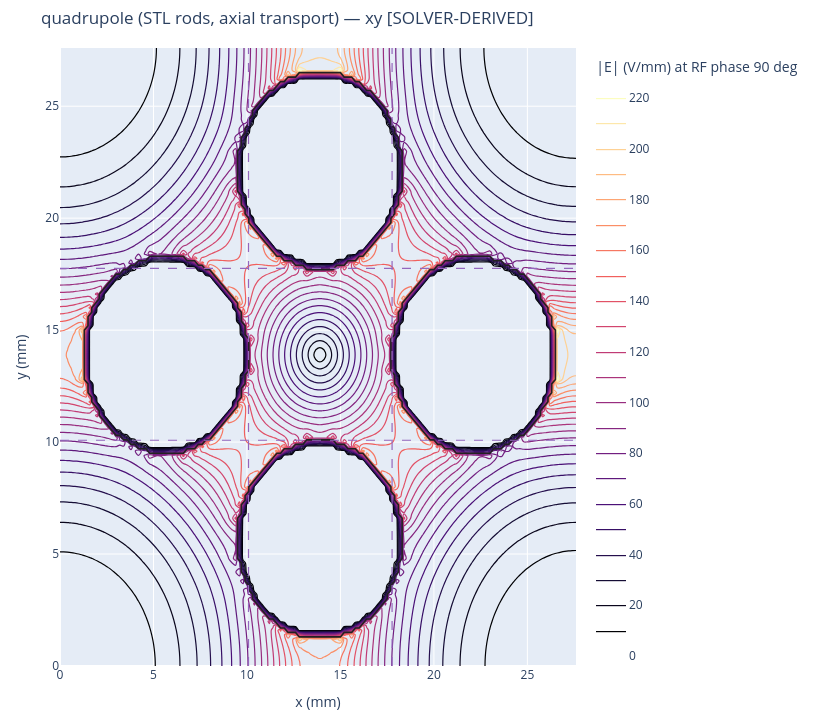

Source (notebook cell):
### Markdown cell above
...and the **field magnitude** at that same instant,
$|\mathbf{E}| = |\nabla\Phi|$. **Why show both:** $\Phi$ is what the
solver computes, but the force on an ion goes as the *gradient*, so
$|\mathbf{E}|$ is what the ion actually feels.

**Note the selector: `E@90`, not `E`.** Plain `"E"` means the magnitude
of the *static* field — and on a pure-RF device every electrode has
`dc = 0`, so that field is identically zero and the panel comes back
blank. That is the code stating the fact: there is no
static field here. The instantaneous field needs its phase named, exactly
as the potential did.

The quadrupole signature to look for: $|\mathbf{E}|$ is **zero on the
axis** and grows **linearly** outward — the restoring push proportional
to displacement, which is what makes the device a lens at all — and it is
fiercest in the rod gaps.

### Code cell
interactive_panel(scene_from_simspec(spec, model, field="E@90"),
                  "xy", colorscale=COLORMAP, figsize=FIGSIZE)

### Figure 1 — Plotly figure (JSON) as saved in the notebook; plotly's stock layout.template omitted (floating-point values rounded to 4 significant figures; data arrays with more than 128 entries replaced by an {"elided": "..."} marker saying what was removed)
{"data": [{"colorbar": {"title": {"text": "|E| (V/mm) at RF phase 90 deg"}}, "colorscale": [[0, "#000004"], [0.1111, "#180f3d"], [0.2222, "#440f76"], [0.3333, "#721f81"], [0.4444, "#9e2f7f"], [0.5556, "#cd4071"], [0.6667, "#f1605d"], [0.7778, "#fd9668"], [0.8889, "#feca8d"], [1, "#fcfdbf"]], "contours": {"coloring": "lines"}, "hoverinfo": "x+y+z", "line": {"width": 1.2}, "ncontours": 26, "type": "contour", "x": {"elided": "139 float values"}, "y": {"elided": "139 float values"}, "z": {"elided": "139x139 float values"}}, {"hoverinfo": "text", "hovertext": "rod_1 [RF 241.34V@2000kHz ph0]", "line": {"color": "#222222", "width": 1.6}, "mode": "lines", "name": "rod_1 [RF 241.34V@2000kHz ph0]", "showlegend": false, "type": "scatter", "x": {"elided": "178 float values"}, "y": {"elided": "178 float values"}}, {"hoverinfo": "text", "hovertext": "rod_2 [RF 241.34V@2000kHz ph0]", "line": {"color": "#222222", "width": 1.6}, "mode": "lines", "name": "rod_2 [RF 241.34V@2000kHz ph0]", "showlegend": false, "type": "scatter", "x": {"elided": "178 float values"}, "y": {"elided": "178 float values"}}, {"hoverinfo": "text", "hovertext": "rod_3 [RF 241.34V@2000kHz ph180]", "line": {"color": "#222222", "width": 1.6}, "mode": "lines", "name": "rod_3 [RF 241.34V@2000kHz ph180]", "showlegend": false, "type": "scatter", "x": {"elided": "178 float values"}, "y": {"elided": "178 float values"}}, {"hoverinfo": "text", "hovertext": "rod_4 [RF 241.34V@2000kHz ph180]", "line": {"color": "#222222", "width": 1.6}, "mode": "lines", "name": "rod_4 [RF 241.34V@2000kHz ph180]", "showlegend": false, "type": "scatter", "x": {"elided": "178 float values"}, "y": {"elided": "178 float values"}}, {"hoverinfo": "skip", "marker": {"opacity": 0, "size": 1}, "mode": "markers", "name": "_extent_anchor", "showlegend": false, "type": "scatter", "x": [0, 27.6], "y": [0, 27.6]}], "layout": {"dragmode": "zoom", "height": 720, "margin": {"b": 50, "l": 60, "r": 120, "t": 48}, "shapes": [{"line": {"color": "#9467bd", "dash": "dash", "width": 1.2}, "type": "line", "x0": 10.08, "x1": 10.08, "xref": "x", "y0": 0, "y1": 1, "yref": "y domain"}, {"line": {"color": "#9467bd", "dash": "dash", "width": 1.2}, "type": "line", "x0": 17.76, "x1": 17.76, "xref": "x", "y0": 0, "y1": 1, "yref": "y domain"}, {"line": {"color": "#9467bd", "dash": "dash", "width": 1.2}, "type": "line", "x0": 0, "x1": 1, "xref": "x domain", "y0": 10.08, "y1": 10.08, "yref": "y"}, {"line": {"color": "#9467bd", "dash": "dash", "width": 1.2}, "type": "line", "x0": 0, "x1": 1, "xref": "x domain", "y0": 17.76, "y1": 17.76, "yref": "y"}], "title": {"text": "quadrupole (STL rods, axial transport) — xy [SOLVER-DERIVED]"}, "uirevision": "keep", "width": 820, "xaxis": {"autorange": false, "range": [0, 27.6], "title": {"text": "x (mm)"}}, "yaxis": {"autorange": false, "range": [0, 27.6], "title": {"text": "y (mm)"}}}}
